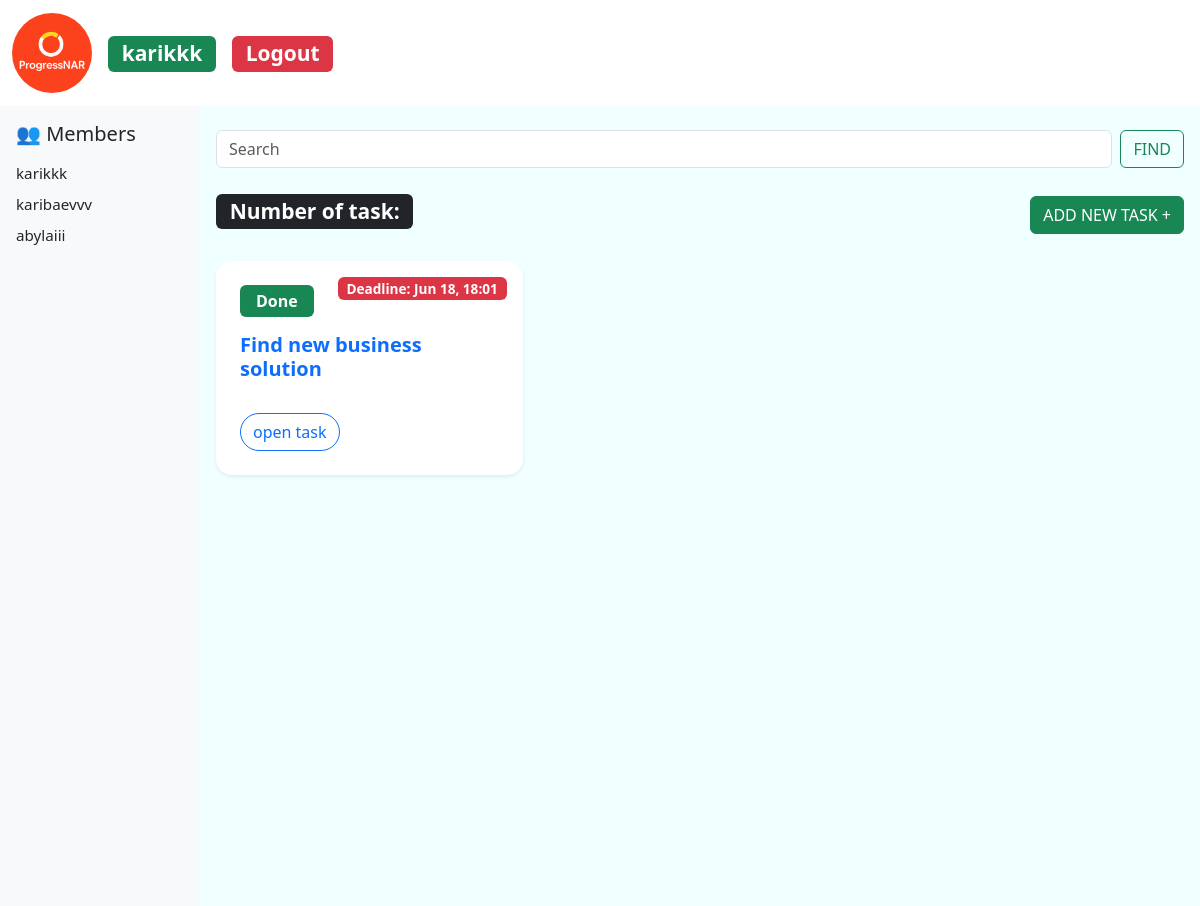
Page /project/625a9baf-12ef-47a3-9eb3-b3bc5e055f51/ (signed in) on the earlier database version.
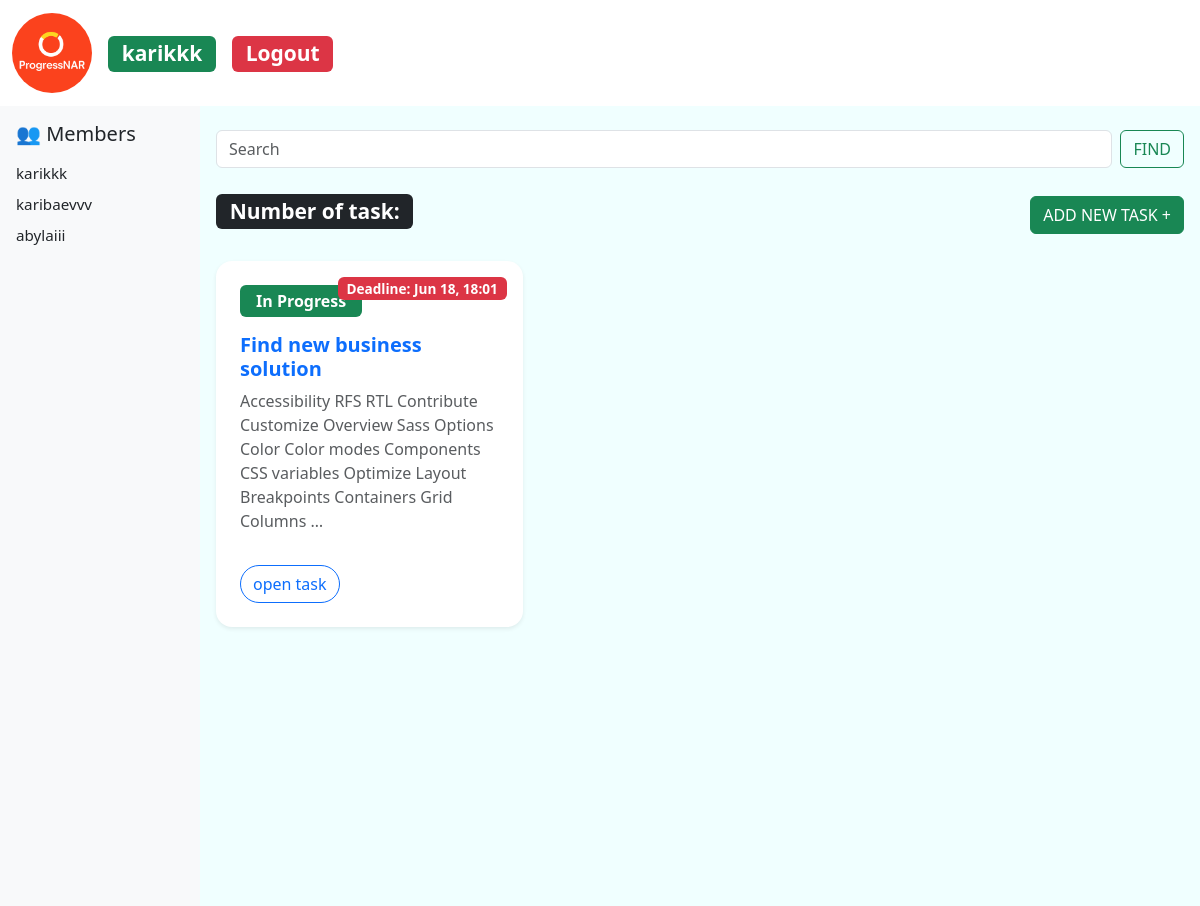
Same page on the later database version.
### todoApp_main/models.py (models this page shows, shortened)
class Task(models.Model):
    class Status(models.TextChoices):
        BACKLOG = 'backlog', 'Backlog'
        IN_PROGRESS = 'in_progress', 'In Progress'
        DONE = 'done', 'Done'
        EXPIRED = 'expired', 'Expired'
    class Priority(models.TextChoices):
        LOW = 'low', 'Low'
        MEDIUM = 'medium', 'Medium'
        HIGH = 'high', 'High'
    user = models.ForeignKey(User, on_delete=models.CASCADE,blank=True)
    id = models.UUIDField(primary_key = True,default = uuid.uuid4,editable = False)
    title = models.CharField(max_length = 100)
    description = models.TextField(null = False,blank = True)
    responsible_user = models.ManyToManyField(  # Изменил название поля
        User,
        blank=True,
        related_name='responsible_users',
    )
    status = models.CharField(
        max_length = 20,
        choices = Status.choices,
        default = Status.BACKLOG
    )
    priority = models.CharField(
        max_length = 20,
        choices = Priority.choices,
        default = Priority.MEDIUM
    )
    deadline = models.DateTimeField()
    created_at = models.DateTimeField(auto_now_add = True)
    updated_at = models.DateTimeField(auto_now = True)
    class Meta:
        ordering = ['-updated_at']

### todoApp_main/views.py (the view)
# urls.py: path('project/<str:pk>/',views.project,name='project'),
@login_required(login_url='login')
def project(request,pk):
    project = Projects.objects.get(id = pk)
    if request.user != project.admin and not project.users.filter(id=request.user.id).exists():
        return redirect('not_allowed')
    tasks = project.tasks.all()
    users = project.users.all()
    project_id = pk
    print(users)
    return render(request,'todoApp_main/project_page.html',{'tasks':tasks,'project_id':project_id,'users':users})

### todoApp_main/templates/todoApp_main/project_page.html (shortened to what this page needs)
{% extends 'main.html' %}
{% block content %}
<div class="grid-container">
  <aside class="sidebar">
    <h5 class="mb-3">👥 Members</h5>
    {% for user in users %}
      <div class="user-item">
        {{ user.username }}
      </div>
    {% endfor %}
  </aside>
  <main class="main-content px-3 py-4">
    <form class="d-flex flex-column flex-sm-row mb-4 gap-2" role="search">
      <input class="form-control" name="q" type="search" placeholder="Search" aria-label="Search" />
      <button class="btn btn-outline-success" type="submit">FIND</button>
    </form>
    <div class="d-flex flex-column flex-md-row justify-content-between align-items-start align-items-md-center mb-4 gap-2">
      <h3>
        <span class="badge text-bg-dark">Number of task: {{ task_amount }}</span>
      </h3>
      <a href="{% url 'task_create' project_id %}">
        <button type="button" class="btn btn-success">ADD NEW TASK +</button>
      </a>
    </div>
    <div class="row g-4">
      {% for task in tasks %}
        <div class="col-sm-12 col-md-6 col-lg-4">
          <div class="card h-100 shadow-sm border-0 rounded-4 position-relative task-card">
            <span class="badge bg-danger position-absolute top-0 end-0 m-3">
              Deadline: {{ task.deadline|date:"M d, H:i" }}
            </span>
            <div class="card-body p-4">
              <span class="badge bg-success fs-6 px-3 py-2 mb-3 d-inline-block">
                {{ task.get_status_display }}
              </span>
              <h5 class="card-title fw-bold text-primary">
                {{ task.title }}
              </h5>
              <p class="card-text text-muted">
                {{ task.description|truncatewords:20 }}
              </p>
              <a href="{% url 'task' task.id %}" class="btn btn-outline-primary rounded-pill mt-3">
                open task
              </a>
            </div>
          </div>
        </div>
      {% endfor %}
    </div>
  </main>
</div>
{% endblock %}

### templates/main.html (shortened to what this page needs)
{% load static %}
<!doctype html>
<html lang="en">
  <head>
    <link href="https://cdn.jsdelivr.net/npm/bootstrap@5.3.6/dist/css/bootstrap.min.css" rel="stylesheet">
    <link  rel="stylesheet" href="{% static 'styles/main.css'%}">
  </head>
  <body>
    {% include 'navbar.html' %}
    {% block content %}
    {% endblock %}
  </body>
</html>

### templates/navbar.html (shortened to what this page needs)
{% load static %}
<nav class="navbar navbar-expand-lg bg-body-tertiary">
  <div class="container-fluid">
    <a class="navbar-brand" href="/"><img class="circle-img" src="{% static 'images/project-icon-1.png'%}" width="100" height="100"> </a>
    <div class="collapse navbar-collapse" id="navbarSupportedContent">
      <ul class="navbar-nav me-auto mb-2 mb-lg-0">
        {% if request.user.is_authenticated %}
        <h3 class="mb-2 mb-md-0 me-3">
          <span class="badge text-bg-success"> {{ user.username }}</span>
        </h3>
         <h3 class="mb-2 mb-md-0">
          <span class="badge text-bg-danger">  <a class="custom-link" class="nav-link" href="{% url 'logout' %}">Logout</a></span>
        </h3>
        {% else %}
        <h3 class="mb-2 mb-md-0">
          <span class="badge text-bg-success">  <a class="custom-link" class="nav-link" href="{% url 'login' %}">Login</a></span>
        </h3>
        {% endif %}
      </ul>
    </div>
  </div>
</nav>

### static/styles/main.css (style rules this page uses)
p { color: black; }
body { background-color: azure; }
a { text-decoration: none; }
.circle-img { width: 80px; height: 80px; border-radius: 50%; object-fit: cover; }
.navbar { background-color: white !important; }
.custom-link { color: white; }
.task-card .badge { font-size: 0.85rem; }

### todoApp_main/templates/todoApp_main/project_page.html (style rules this page uses)
.grid-container { display: grid; grid-template-columns: 200px 1fr; min-height: 100vh; }
.sidebar { background-color: #f8f9fa; padding: 1rem; }
.user-item { margin-bottom: 8px; font-size: 0.95rem; font-weight: 500; }
.task-card .badge { font-size: 0.85rem; }

Differences in the rows shown:
changed Task "Find new business solution": status "Done" → "In Progress"; description (not shown) → "Accessibility RFS RTL Contribute Customize Overview Sass Options Color Color modes Components CSS variables Optimize Layout Breakpoints Containers Grid Columns …"
